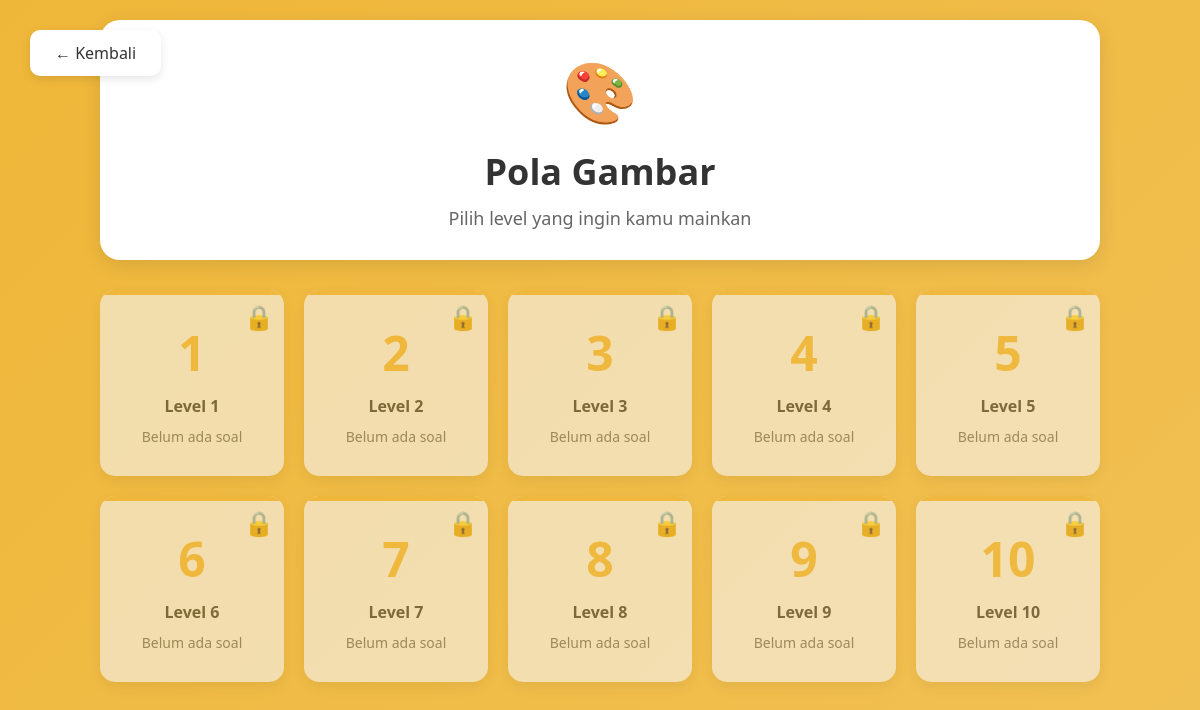
Screenshot of /level.php?category=gambar (signed in) with the database file from the repository.
### tables this page shows
CREATE TABLE `levels` (
  `id` int(11) NOT NULL,
  `category` enum('angka','huruf','gambar','kalender') NOT NULL,
  `level_number` int(11) NOT NULL,
  `title` varchar(200) NOT NULL,
  `description` text DEFAULT NULL,
  `color` varchar(7) DEFAULT NULL,
  `image_path` varchar(255) DEFAULT NULL,
  `is_active` tinyint(1) DEFAULT 1,
  `created_at` timestamp NULL DEFAULT current_timestamp(),
  `updated_at` timestamp NULL DEFAULT current_timestamp() ON UPDATE current_timestamp()
);

### level.php (the view, shortened to what this page needs)
<?php
$category = $_GET['category'] ?? '';
$db = getDB();
$category_info = [
    'angka' => ['name' => 'Pola Angka', 'icon' => '🔢', 'color' => '#d25a4b'],
    'huruf' => ['name' => 'Pola Huruf', 'icon' => '🔤', 'color' => '#88b751'],
    'gambar' => ['name' => 'Pola Gambar', 'icon' => '🎨', 'color' => '#efb739'],
    'kalender' => ['name' => 'Pola Kalender', 'icon' => '📅', 'color' => '#f17cc9']
];
$cat_info = $category_info[$category];
$stmt = $db->prepare("
    SELECT l.*,
    (SELECT COUNT(*) FROM questions WHERE level_id = l.id) as total_questions,
    (SELECT COUNT(DISTINCT question_id)
     FROM user_progress
     WHERE level_id = l.id AND user_id = ? AND is_correct = 1) as completed_questions
    FROM levels l
    WHERE category = ?
    ORDER BY level_number
");
$stmt->execute([$_SESSION['user_id'], $category]);
$levels = $stmt->fetchAll();
?>
<!DOCTYPE html>
<html lang="id">
<head>
</head>
<body>
    <a href="dashboard.php" class="btn-back">← Kembali</a>
    <div class="container">
        <div class="header">
            <div class="icon"><?php echo $cat_info['icon']; ?></div>
            <h1><?php echo $cat_info['name']; ?></h1>
            <p>Pilih level yang ingin kamu mainkan</p>
        </div>
        <div class="levels-grid">
            <?php foreach ($levels as $level): ?>
                <?php
                $is_completed = $level['total_questions'] > 0 && $level['completed_questions'] >= $level['total_questions'];
                $has_questions = $level['total_questions'] > 0;
                $progress = $level['total_questions'] > 0 ? round(($level['completed_questions'] / $level['total_questions']) * 100) : 0;
                ?>
                <?php if ($has_questions): ?>
                    <a href="quiz.php?level_id=<?php echo $level['id']; ?>" class="level-card <?php echo $is_completed ? 'completed' : ''; ?>">
                        <?php if ($is_completed): ?>
                            <span class="level-badge">✅</span>
                        <?php endif; ?>
                        <div class="level-number"><?php echo $level['level_number']; ?></div>
                        <div class="level-title">Level <?php echo $level['level_number']; ?></div>
                        <div class="level-progress">
                            <?php echo $level['completed_questions']; ?>/<?php echo $level['total_questions']; ?> Soal
                            <?php if ($progress > 0 && !$is_completed): ?>
                                <br><small>(<?php echo $progress; ?>%)</small>
                            <?php endif; ?>
                        </div>
                    </a>
                <?php else: ?>
                    <div class="level-card locked">
                        <span class="level-badge">🔒</span>
                        <div class="level-number"><?php echo $level['level_number']; ?></div>
                        <div class="level-title">Level <?php echo $level['level_number']; ?></div>
                        <div class="level-progress">Belum ada soal</div>
                    </div>
                <?php endif; ?>
            <?php endforeach; ?>
        </div>
    </div>
</body>
</html>

### rows the page displays
levels: level_number "1"
levels: level_number "2"
levels: level_number "3"
levels: level_number "4"
levels: level_number "5"
levels: level_number "6"
levels: level_number "7"
levels: level_number "8"
levels: level_number "9"
levels: level_number "10"

### other values shown
$cat_info['icon'] "🎨"
$cat_info['name'] "Pola Gambar"
